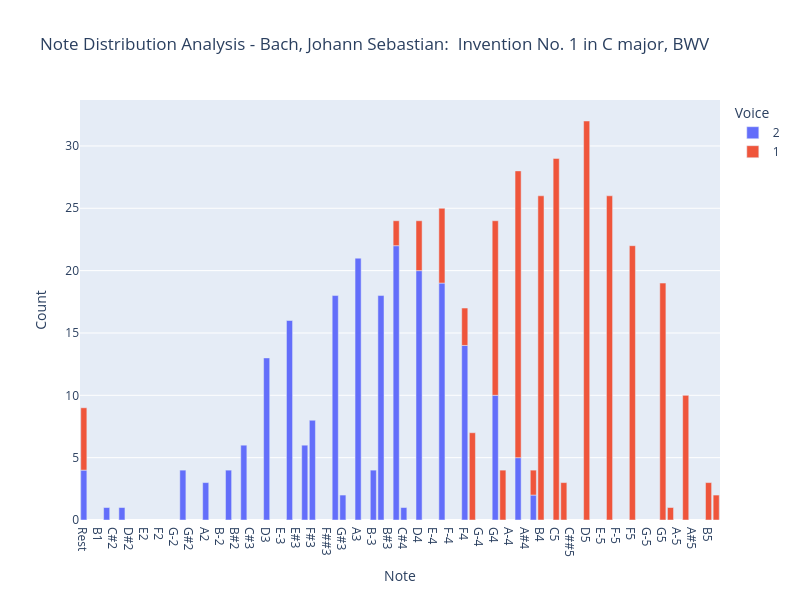

Notebook cell for this chart:
### Markdown cell above
## 2.3 Visualize as Bar Chart

### Code cell
# Create the bar chart
df = note_counts

fig = px.bar(
    df,
    x='Note',
    y='Count',
    color='Voice',
    title=f"Note Distribution Analysis - {piece.metadata['composer']}:  {piece.metadata['title']} ",
    width=800,
    height=600,

    # note that the pitch order is set earlier in our NB!
    category_orders={'Note': pitch_order}
)

fig.show()

### Figure 1 — Plotly figure (JSON) as saved in the notebook; plotly's stock layout.template omitted (floating-point values rounded to 4 significant figures)
{"data": [{"alignmentgroup": "True", "hovertemplate": "Voice=2<br>Note=%{x}<br>Count=%{y}<extra></extra>", "legendgroup": "2", "marker": {"color": "#636efa", "pattern": {"shape": ""}}, "name": "2", "offsetgroup": "2", "orientation": "v", "showlegend": true, "textposition": "auto", "type": "bar", "x": ["A2", "A3", "A4", "B-3", "B-4", "B2", "B3", "C#4", "C2", "C3", "C4", "D2", "D3", "D4", "E3", "E4", "F#3", "F3", "F4", "G#3", "G2", "G3", "G4", "Rest"], "xaxis": "x", "y": [3, 21, 5, 4, 2, 4, 18, 1, 1, 6, 22, 1, 13, 20, 16, 19, 8, 6, 14, 2, 4, 18, 10, 4], "yaxis": "y"}, {"alignmentgroup": "True", "hovertemplate": "Voice=1<br>Note=%{x}<br>Count=%{y}<extra></extra>", "legendgroup": "1", "marker": {"color": "#EF553B", "pattern": {"shape": ""}}, "name": "1", "offsetgroup": "1", "orientation": "v", "showlegend": true, "textposition": "auto", "type": "bar", "x": ["A4", "A5", "B-4", "B4", "B5", "C#5", "C4", "C5", "C6", "D4", "D5", "E4", "E5", "F#4", "F4", "F5", "G#4", "G#5", "G4", "G5", "Rest"], "xaxis": "x", "y": [23, 10, 2, 26, 3, 3, 2, 29, 2, 4, 32, 6, 26, 7, 3, 22, 4, 1, 14, 19, 5], "yaxis": "y"}], "layout": {"barmode": "relative", "height": 600, "legend": {"title": {"text": "Voice"}, "tracegroupgap": 0}, "title": {"text": "Note Distribution Analysis - Bach, Johann Sebastian:  Invention No. 1 in C major, BWV "}, "width": 800, "xaxis": {"anchor": "y", "autorange": true, "categoryarray": ["Rest", "A#1", "B1", "C2", "C#2", "D2", "D#2", "E-2", "E2", "E#2", "F2", "F#2", "G-2", "G2", "G#2", "A-2", "A2", "A#2", "B-2", "B2", "B#2", "C3", "C#3", "D-3", "D3", "D#3", "E-3", "E3", "E#3", "F3", "F#3", "G-3", "F##3", "G3", "G#3", "A-3", "A3", "A#3", "B-3", "B3", "B#3", "C4", "C#4", "D-4", "D4", "D#4", "E-4", "E4", "F-4", "E#4", "F4", "F#4", "G-4", "F##4", "G4", "G#4", "A-4", "A4", "A#4", "B-4", "B4", "B#4", "C5", "C#5", "C##5", "D-5", "D5", "D#5", "E-5", "E5", "F-5", "E#5", "F5", "F#5", "G-5", "F##5", "G5", "G#5", "A-5", "A5", "A#5", "B-5", "B5", "C6"], "categoryorder": "array", "domain": [0, 1], "range": [-0.5, 83.5], "title": {"text": "Note"}, "type": "category"}, "yaxis": {"anchor": "x", "autorange": true, "domain": [0, 1], "range": [0, 33.68], "title": {"text": "Count"}, "type": "linear"}}}
